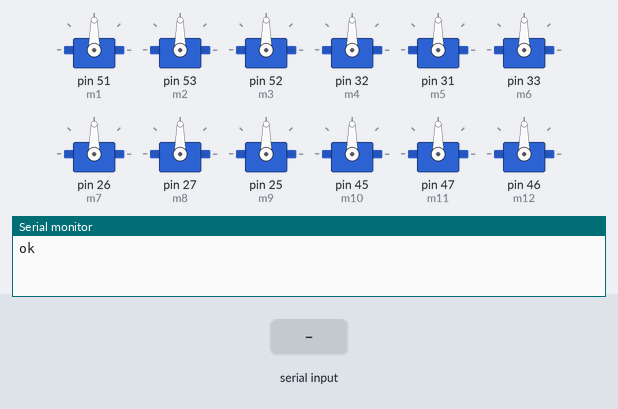
This sketch was run on a simulated Arduino Mega 2560, built with avr-gcc and run on an emulated ATmega2560. On the bench: 12 × servo, the last lines printed to the serial monitor. Inputs (shaded band) come from the test bench.

Above: at 1.2 s.
1.3 s: ";" received over Serial
At 2.5 s:
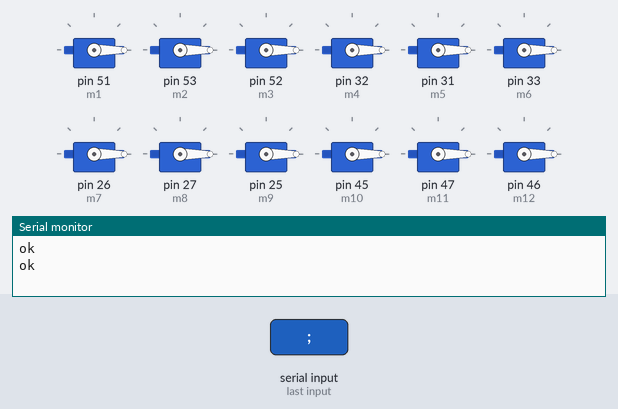
2.8 s: "90;45;200\n" received over Serial
At 4.0 s:
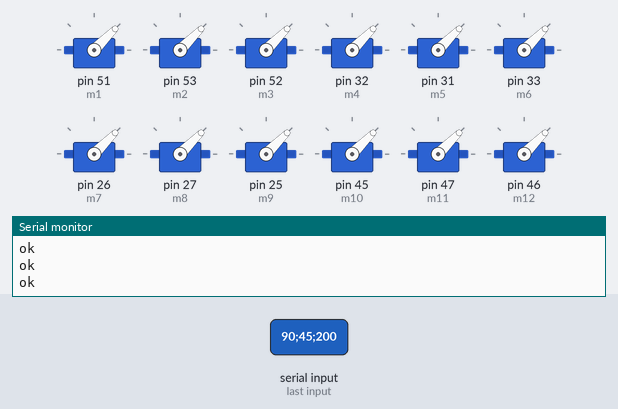
4.3 s: "30;150;10\n" received over Serial
At 5.3 s:
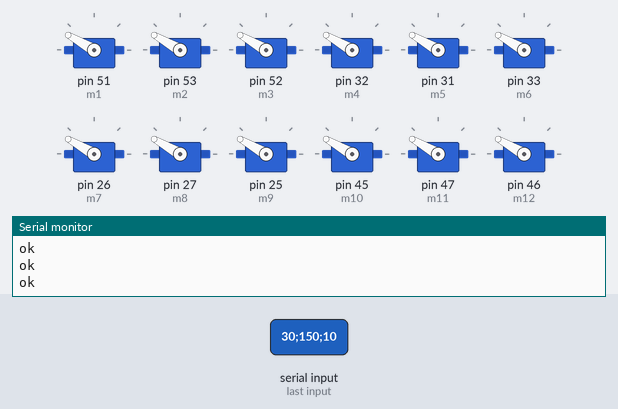
Timing chart, 0 to 7.3 s (numbered marks = the images above; inputs shaded):
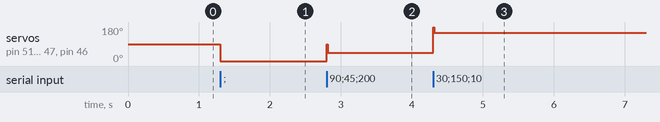

Measured:
- after the input at 1.3 s, servo on pin 51 (m1), servo on pin 53 (m2), servo on pin 52 (m3), servo on pin 32 (m4), servo on pin 31 (m5), servo on pin 33 (m6), servo on pin 26 (m7), servo on pin 27 (m8), servo on pin 25 (m9), servo on pin 45 (m10), servo on pin 47 (m11), servo on pin 46 (m12): 90° → 0° at once
- after the input at 2.8 s, servo on pin 51 (m1), servo on pin 53 (m2), servo on pin 52 (m3), servo on pin 32 (m4), servo on pin 31 (m5), servo on pin 33 (m6), servo on pin 26 (m7), servo on pin 27 (m8), servo on pin 25 (m9), servo on pin 45 (m10), servo on pin 47 (m11), servo on pin 46 (m12): 0° → 45° at once
- after the input at 4.3 s, servo on pin 51 (m1), servo on pin 53 (m2), servo on pin 52 (m3), servo on pin 32 (m4), servo on pin 31 (m5), servo on pin 33 (m6), servo on pin 26 (m7), servo on pin 27 (m8), servo on pin 25 (m9), servo on pin 45 (m10), servo on pin 47 (m11), servo on pin 46 (m12): 45° → 150° at once

The sketch:

arduinomain.ino
```cpp
//zoomkat 11-12-13 String capture and parsing
//from serial port input (via serial monitor)
//and print result out serial port
//copy test strings and use ctrl/v to paste in
//serial monitor if desired
// * is used as the data string delimiter
// , is used to delimit individual data
#include<Servo.h>

Servo m1;  // create servo object to control a servo
Servo m2;// twelve servo objects can be created on most boards
Servo m3;
Servo m4;  // create servo object to control a servo
Servo m5;// twelve servo objects can be created on most boards
Servo m6;
Servo m7;  // create servo object to control a servo
Servo m8;// twelve servo objects can be created on most boards
Servo m9;
Servo m10;  // create servo object to control a servo
Servo m11;// twelve servo objects can be created on most boards
Servo m12;
String readString; //main captured String
// 90,90,180,90,90,180,90,90,0,90,10,180;
int angle1 = 90; //data String
int angle2 = 90; //data String
int angle3 = 180; //data String
int angle4 = 90; //data String
int angle5 = 90; //data String
int angle6 = 180; //data String
int angle7 = 90; //data String
int angle8 = 90; //data String
int angle9 = 0; //data String
int angle10 = 90; //data String
int angle11 = 10; //data String
int angle12 = 180; //data String
int ind1; // , locations
int ind2;
int ind3;
int ind4;
int ind5;
int ind6; // , locations
int ind7;
int ind8;
int ind9;
int ind10; // , locations
int ind11;
int ind12;
void setup() {
  m1.attach(51);
  m2.attach(53);// attaches the servo on pin 9 to the servo object
  m3.attach(52);
  m4.attach(32);
  m5.attach(31);// attaches the servo on pin 9 to the servo object
  m6.attach(33);
  m7.attach(26);
  m8.attach(27);// attaches the servo on pin 9 to the servo object
  m9.attach(25);
  m10.attach(45);
  m11.attach(47);// attaches the servo on pin 9 to the servo object
  m12.attach(46);
  Serial.begin(115200);

  Serial.println("ok");
}

void loop() {

  //expect a string like 90,low,15.6,125*
  //or 130,hi,7.2,389*

  if (Serial.available())  {
    char c = Serial.read();  //gets one byte from serial buffer
    if (c == ';') {
      //do stuff
      //      Serial.print("<");
      //      Serial.println(readString); //prints string to serial port out

      ind1 = readString.indexOf(',');  //finds location of first ,
      angle1 = (readString.substring(0, ind1)).toInt();   //captures first data String
      ind2 = readString.indexOf(',', ind1 + 1 ); //finds location of second ,
      angle2 = (readString.substring(ind1 + 1, ind2)).toInt(); //captures second data String
      ind3 = readString.indexOf(',', ind2 + 1 );
      angle3 = (readString.substring(ind2 + 1, ind3)).toInt();
      ind4 = readString.indexOf(',', ind3 + 1 );
      angle4 = (readString.substring(ind3 + 1, ind4)).toInt(); //captures remain part of data after last ,
      ind5 = readString.indexOf(',', ind4 + 1 );
      angle5 = (readString.substring(ind4 + 1, ind5)).toInt();
      ind6 = readString.indexOf(',', ind5 + 1 );
      angle6 = (readString.substring(ind5 + 1, ind6)).toInt();
      ind7 = readString.indexOf(',', ind6 + 1 );
      angle7 = (readString.substring(ind6 + 1, ind7)).toInt();
      ind8 = readString.indexOf(',', ind7 + 1 );
      angle8 = (readString.substring(ind7 + 1, ind8)).toInt();
      ind9 = readString.indexOf(',', ind8 + 1 );
      angle9 = (readString.substring(ind8 + 1, ind9)).toInt();
      ind10 = readString.indexOf(',', ind9 + 1 );
      angle10 = (readString.substring(ind9 + 1, ind10)).toInt();
      ind11 = readString.indexOf(',', ind10 + 1 );
      angle11 = (readString.substring(ind10 + 1, ind11)).toInt();
      ind12 = readString.indexOf(',', ind11 + 1 );
      angle12 = (readString.substring(ind11 + 1, ind12)).toInt();
      //      Serial.print("angle = ");
      //      int x = angle.toInt()%180;
//      Serial.println(angle1);
//      Serial.println(angle2);
//      Serial.println(angle3);
//      Serial.println(angle4);
//      Serial.println(angle5);
//      Serial.println(angle6);
//      Serial.println(angle7);
//      Serial.println(angle8);
//      Serial.println(angle9);
//      Serial.println(angle10);
//      Serial.println(angle11);
//      Serial.println(angle12);
      m1.write(angle1);
      m2.write(angle2);
      m3.write(angle3);
      m4.write(angle4);
      m5.write(angle5);
      m6.write(angle6);
      m7.write(angle7);
      m8.write(angle8);
      m9.write(angle9);
      m10.write(angle10);
      m11.write(angle11);
      m12.write(angle12);
      delay(10);
      Serial.println("ok");
      readString = ""; //clears variable for new input
      //      angle="";
      //      fuel="";
      //      speed1="";
      //      altidude="";
    }
    else {
      readString += c; //makes the string readString
    }
  }
}
```
